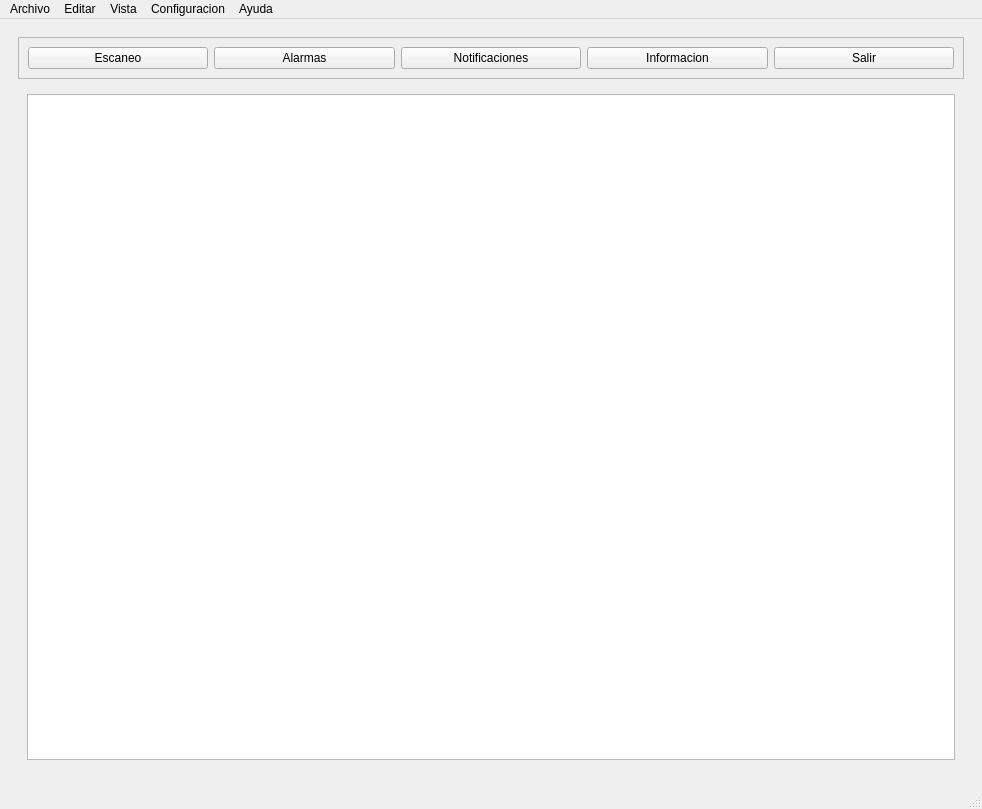
<?xml version="1.0" encoding="UTF-8"?>
<ui version="4.0">
 <class>MainWindow</class>
 <widget class="QMainWindow" name="MainWindow">
  <property name="geometry">
   <rect>
    <x>0</x>
    <y>0</y>
    <width>982</width>
    <height>809</height>
   </rect>
  </property>
  <property name="windowTitle">
   <string>MainWindow</string>
  </property>
  <widget class="QWidget" name="centralwidget">
   <layout class="QVBoxLayout" name="verticalLayout">
    <item>
     <widget class="QWidget" name="widget" native="true">
      <layout class="QVBoxLayout" name="verticalLayout_2">
       <item>
        <widget class="QFrame" name="frame">
         <property name="frameShape">
          <enum>QFrame::Shape::StyledPanel</enum>
         </property>
         <property name="frameShadow">
          <enum>QFrame::Shadow::Raised</enum>
         </property>
         <layout class="QHBoxLayout" name="horizontalLayout">
          <item>
           <widget class="QPushButton" name="escaneo">
            <property name="text">
             <string>Escaneo</string>
            </property>
            <property name="icon">
             <iconset resource="ui/recursos.qrc">
              <normaloff>:/recursos/assets/Iconos/escaneo.png</normaloff>:/recursos/assets/Iconos/escaneo.png</iconset>
            </property>
           </widget>
          </item>
          <item>
           <widget class="QPushButton" name="alarmas">
            <property name="text">
             <string>Alarmas</string>
            </property>
            <property name="icon">
             <iconset resource="ui/recursos.qrc">
              <normaloff>:/recursos/assets/Iconos/alarma.png</normaloff>:/recursos/assets/Iconos/alarma.png</iconset>
            </property>
           </widget>
          </item>
          <item>
           <widget class="QPushButton" name="notificaciones">
            <property name="text">
             <string>Notificaciones</string>
            </property>
            <property name="icon">
             <iconset resource="ui/recursos.qrc">
              <normaloff>:/recursos/assets/Iconos/alarma.png</normaloff>:/recursos/assets/Iconos/alarma.png</iconset>
            </property>
           </widget>
          </item>
          <item>
           <widget class="QPushButton" name="informacion">
            <property name="text">
             <string>Informacion</string>
            </property>
            <property name="icon">
             <iconset resource="ui/recursos.qrc">
              <normaloff>:/recursos/assets/Iconos/info.png</normaloff>:/recursos/assets/Iconos/info.png</iconset>
            </property>
           </widget>
          </item>
          <item>
           <widget class="QPushButton" name="salir">
            <property name="text">
             <string>Salir</string>
            </property>
            <property name="icon">
             <iconset resource="ui/recursos.qrc">
              <normaloff>:/recursos/assets/Iconos/salir.png</normaloff>:/recursos/assets/Iconos/salir.png</iconset>
            </property>
           </widget>
          </item>
         </layout>
        </widget>
       </item>
       <item>
        <widget class="QStackedWidget" name="stackedWidget">
         <property name="currentIndex">
          <number>0</number>
         </property>
         <widget class="QWidget" name="page">
          <layout class="QVBoxLayout" name="verticalLayout_3">
           <item>
            <widget class="QTableWidget" name="tableWidget"/>
           </item>
          </layout>
         </widget>
         <widget class="QWidget" name="page_2">
          <widget class="QTextBrowser" name="textBrowser_2">
           <property name="geometry">
            <rect>
             <x>40</x>
             <y>120</y>
             <width>151</width>
             <height>41</height>
            </rect>
           </property>
           <property name="html">
            <string>&lt;!DOCTYPE HTML PUBLIC &quot;-//W3C//DTD HTML 4.0//EN&quot; &quot;http://www.w3.org/TR/REC-html40/strict.dtd&quot;&gt;
&lt;html&gt;&lt;head&gt;&lt;meta name=&quot;qrichtext&quot; content=&quot;1&quot; /&gt;&lt;meta charset=&quot;utf-8&quot; /&gt;&lt;style type=&quot;text/css&quot;&gt;
p, li { white-space: pre-wrap; }
hr { height: 1px; border-width: 0; }
li.unchecked::marker { content: &quot;\2610&quot;; }
li.checked::marker { content: &quot;\2612&quot;; }
&lt;/style&gt;&lt;/head&gt;&lt;body style=&quot; font-family:'Segoe UI'; font-size:9pt; font-weight:400; font-style:normal;&quot;&gt;
&lt;p style=&quot; margin-top:0px; margin-bottom:0px; margin-left:0px; margin-right:0px; -qt-block-indent:0; text-indent:0px;&quot;&gt;Pagina 2 Alarmas&lt;/p&gt;&lt;/body&gt;&lt;/html&gt;</string>
           </property>
          </widget>
         </widget>
         <widget class="QWidget" name="page_3">
          <widget class="QTextEdit" name="textEdit">
           <property name="geometry">
            <rect>
             <x>50</x>
             <y>120</y>
             <width>151</width>
             <height>31</height>
            </rect>
           </property>
           <property name="html">
            <string>&lt;!DOCTYPE HTML PUBLIC &quot;-//W3C//DTD HTML 4.0//EN&quot; &quot;http://www.w3.org/TR/REC-html40/strict.dtd&quot;&gt;
&lt;html&gt;&lt;head&gt;&lt;meta name=&quot;qrichtext&quot; content=&quot;1&quot; /&gt;&lt;meta charset=&quot;utf-8&quot; /&gt;&lt;style type=&quot;text/css&quot;&gt;
p, li { white-space: pre-wrap; }
hr { height: 1px; border-width: 0; }
li.unchecked::marker { content: &quot;\2610&quot;; }
li.checked::marker { content: &quot;\2612&quot;; }
&lt;/style&gt;&lt;/head&gt;&lt;body style=&quot; font-family:'Segoe UI'; font-size:9pt; font-weight:400; font-style:normal;&quot;&gt;
&lt;p style=&quot; margin-top:0px; margin-bottom:0px; margin-left:0px; margin-right:0px; -qt-block-indent:0; text-indent:0px;&quot;&gt;Notificaciones Pagina3&lt;/p&gt;&lt;/body&gt;&lt;/html&gt;</string>
           </property>
          </widget>
         </widget>
         <widget class="QWidget" name="page_4">
          <widget class="QTextBrowser" name="textBrowser_3">
           <property name="geometry">
            <rect>
             <x>30</x>
             <y>170</y>
             <width>256</width>
             <height>31</height>
            </rect>
           </property>
           <property name="html">
            <string>&lt;!DOCTYPE HTML PUBLIC &quot;-//W3C//DTD HTML 4.0//EN&quot; &quot;http://www.w3.org/TR/REC-html40/strict.dtd&quot;&gt;
&lt;html&gt;&lt;head&gt;&lt;meta name=&quot;qrichtext&quot; content=&quot;1&quot; /&gt;&lt;meta charset=&quot;utf-8&quot; /&gt;&lt;style type=&quot;text/css&quot;&gt;
p, li { white-space: pre-wrap; }
hr { height: 1px; border-width: 0; }
li.unchecked::marker { content: &quot;\2610&quot;; }
li.checked::marker { content: &quot;\2612&quot;; }
&lt;/style&gt;&lt;/head&gt;&lt;body style=&quot; font-family:'Segoe UI'; font-size:9pt; font-weight:400; font-style:normal;&quot;&gt;
&lt;p style=&quot; margin-top:0px; margin-bottom:0px; margin-left:0px; margin-right:0px; -qt-block-indent:0; text-indent:0px;&quot;&gt;Pagina 4 Informacion&lt;/p&gt;&lt;/body&gt;&lt;/html&gt;</string>
           </property>
          </widget>
         </widget>
        </widget>
       </item>
      </layout>
     </widget>
    </item>
   </layout>
  </widget>
  <widget class="QStatusBar" name="statusbar"/>
  <widget class="QMenuBar" name="menubar">
   <property name="geometry">
    <rect>
     <x>0</x>
     <y>0</y>
     <width>982</width>
     <height>33</height>
    </rect>
   </property>
   <widget class="QMenu" name="menuSmart_Prinet">
    <property name="title">
     <string>Archivo</string>
    </property>
   </widget>
   <widget class="QMenu" name="menuEditar">
    <property name="title">
     <string>Editar</string>
    </property>
   </widget>
   <widget class="QMenu" name="menuVista">
    <property name="title">
     <string>Vista</string>
    </property>
   </widget>
   <widget class="QMenu" name="menuConfiguracion">
    <property name="title">
     <string>Configuracion</string>
    </property>
   </widget>
   <widget class="QMenu" name="menuAyuda">
    <property name="title">
     <string>Ayuda</string>
    </property>
   </widget>
   <addaction name="menuSmart_Prinet"/>
   <addaction name="menuEditar"/>
   <addaction name="menuVista"/>
   <addaction name="menuConfiguracion"/>
   <addaction name="menuAyuda"/>
  </widget>
 </widget>
 <resources>
  <include location="ui/recursos.qrc"/>
 </resources>
 <connections/>
</ui>
